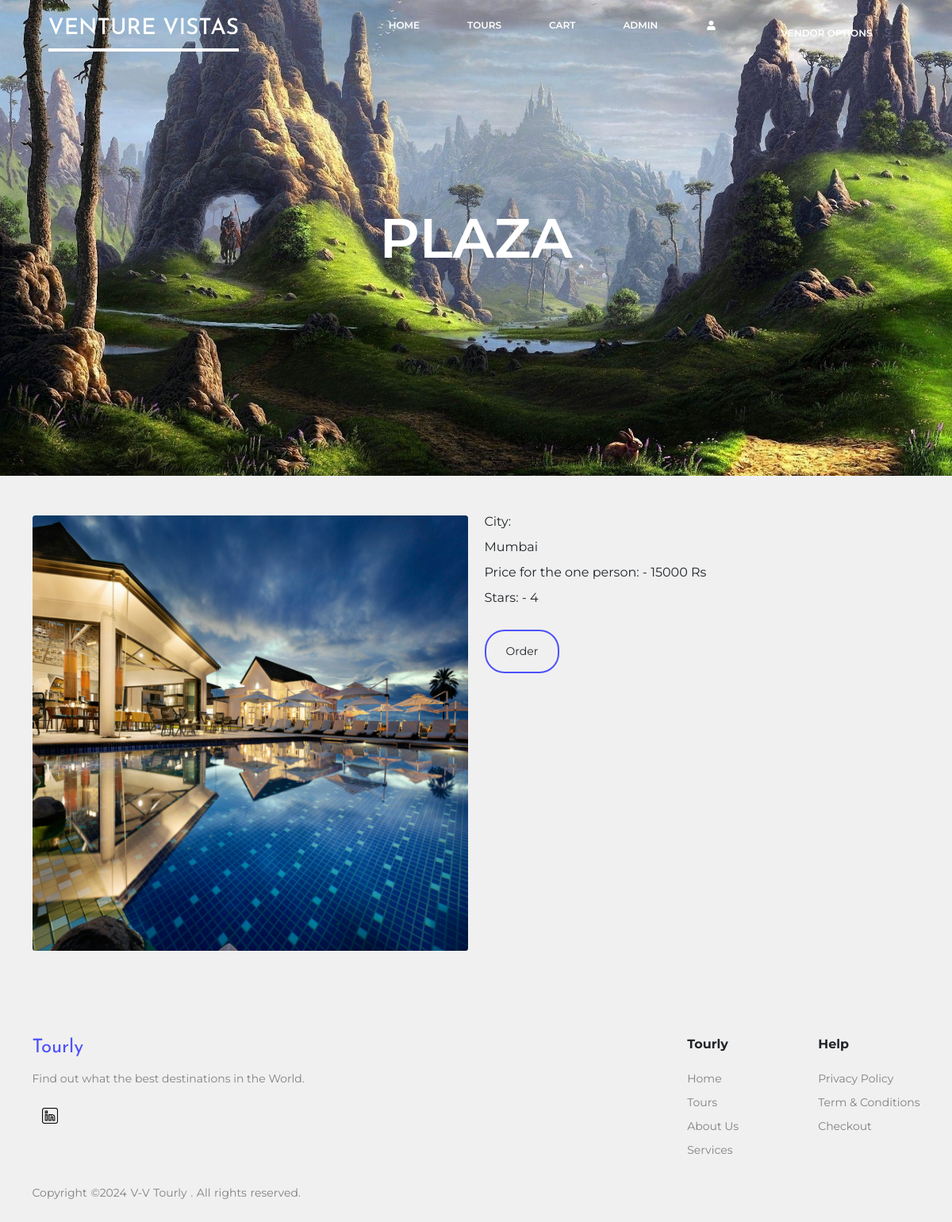
The page /hotel/20 on the database its author committed.
### web_tech_django/apps/blog/models.py (models this page shows, shortened)
class Hotel(models.Model):
    name = models.CharField('Hotel name', max_length=60)
    city = models.CharField('Hotel city', max_length=60)
    price = models.IntegerField('Price for one person')
    hotelClass = models.IntegerField('Class of the hotel')
    image = models.ImageField('Tour image', upload_to='hotels/')

### web_tech_django/apps/blog/views.py (the view)
# urls.py: path('hotel/<id>', views.hotel_detail, name='hotel_detail'),
def hotel_detail(request, id):
    hotel = Hotel.objects.get(id=id)
    return render(request, "admin/hotel/hotel_detail.html",{'hotel': hotel})

### web_tech_django/templates/admin/hotel/hotel_detail.html (shortened to what this page needs)
{% extends 'base.html' %}
{% load static %}
{% block content %}
    <div class="showcase">
        <div class="container">
            <div class="showcase__text">
                {{ hotel.name }}
            </div>
        </div>
    </div>
    <div class="tour" style="margin: 50px 0;">
        <div class="container">
            <div class="row">
                <div class="col-lg-6 ">
                    <img class="img-fluid rounded" src="{% static "uploads/" %}{{ hotel.image }}" alt="" height="400px">
                </div>
                <div class="col-lg-6 ">
                    <div class="tour__desc">
                    City: <br><br> {{ hotel.city }}
                    </div>
                    <br>
                    <div > Price for the one person: - {{ hotel.price }} Rs</div>
                    <br>
                    <div > Stars: - {{ hotel.hotelClass }}</div>
                    <br>
                    <br>
                    <a href="{% url 'blog:orderHotel' id=hotel.id %}" class="btn">Order</a>
            </div>
            </div>
        </div>
    </div>
{% endblock %}

### web_tech_django/static/blog/css/index.css (style rules this page uses)
* { padding:0;margin:0;border:0; }
*,*:before,*:after { -moz-box-sizing:border-box;-webkit-box-sizing:border-box;box-sizing:border-box; }
html,body { height:100%;width:100%;font-size:100%;line-height:1;font-size:14px;-ms-text-size-adjust:100%;-moz-text-size-adjust:100%;-webkit-text-size-adjust:100%; }
a,a:visited { text-decoration:none; }
img { vertical-align:top; }
body { margin: 0; padding: 0; background-color: #fff; font-family: 'Montserrat', sans-serif; font-size: 16px; -webkit-transition: 0.5s; -o-transition: 0.5s; transition: 0.5s; }
.btn { padding: 15px 25px; text-align: center; border: 2px solid #4d51fa; border-radius: 25px; transition: 0.5s; }
.showcase { height: 600px; background-image: url(../img/show_bg.jpg); background-repeat: no-repeat; background-size: cover; -webkit-transition: 0.5s; -o-transition: 0.5s; transition: 0.5s; display: flex; align-items: center; justify-content: center; }
.showcase__text { color: #fff; font-size: 70px; font-weight: 600; text-align: center; }

### web_tech_django/templates/base.html (style rules this page uses)
body { font-family: 'Montserrat', sans-serif; background-color: #f0f0f0; margin: 0; padding: 0; }

### rows shown on the page
Hotel: name "PLAZA", image (picture), city "Mumbai", price "15000", hotelClass "4"

### other values the page prints
{{ current_year }} "2024"
